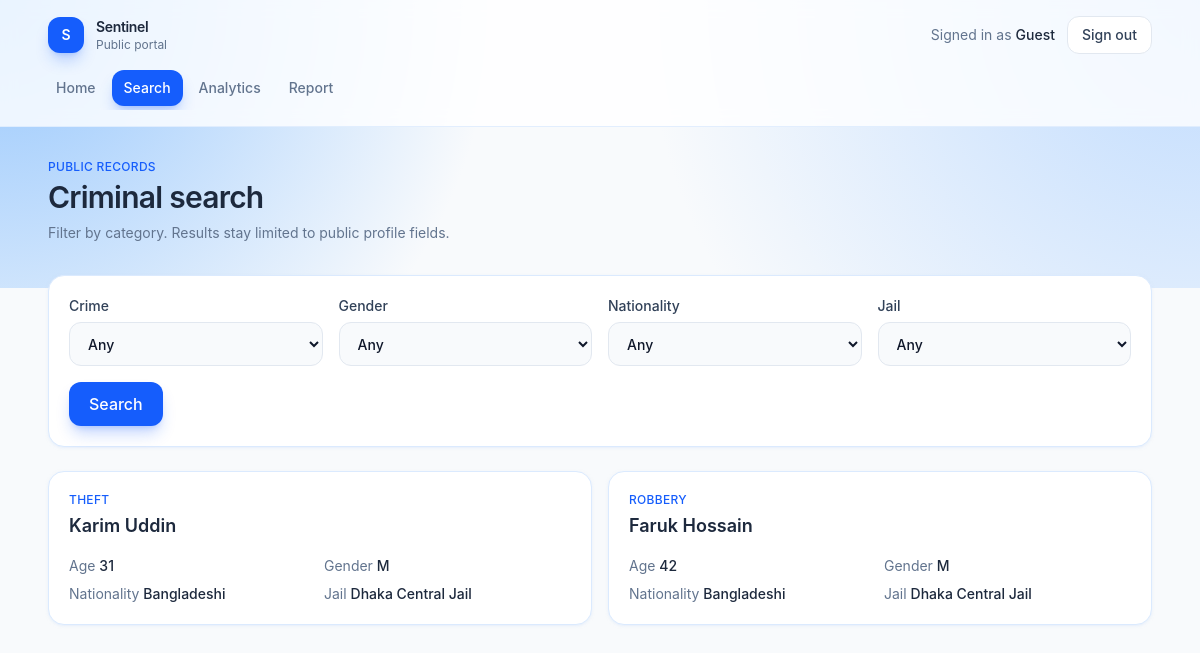
The page /search (signed in) on the database its author committed.
### tables this page shows
CREATE TABLE Criminal (
    CID INTEGER PRIMARY KEY,
    Name TEXT NOT NULL,
    Age INTEGER,
    Crime TEXT,
    Height REAL,
    Gender TEXT,
    Nationality TEXT,
    JID INTEGER,
    time_sentenced TEXT,
    FOREIGN KEY (JID) REFERENCES Jail(JID)
);

### app.py (the view)
@app.route("/search" , methods=["GET", "POST"])
def search_criminals():
    if not check_login():
                return redirect("/login")
    if request.method == "GET":
        db = get_db()
        crime = db.execute("SELECT DISTINCT Crime FROM CRIMINAL").fetchall()
        gender = db.execute("SELECT DISTINCT Gender FROM CRIMINAL").fetchall()
        nationality = db.execute("SELECT DISTINCT Nationality FROM CRIMINAL").fetchall()
        jail = db.execute("SELECT * FROM JAIL").fetchall()
        return render_template("search.html", jails=jail, crimes=crime, genders=gender, nationalities=nationality)

### app.py (called while the page is built)
def get_db():
    if "db" not in g:
        g.db = sqlite3.connect(app.config["DATABASE"])
        g.db.row_factory = sqlite3.Row
    return g.db

def check_login():
    if session.get("loggedin_UID") is None:
        return False
    return True

### templates/search.html (shortened to what this page needs)
{% extends "app.html" %}
{% set filters = filters if filters is defined else {"crime": "", "gender": "", "nationality": "", "jail_id": ""} %}
{% set crimes = crimes if crimes is defined else ["Theft", "Fraud", "Assault", "Robbery", "Drug offense", "Other"] %}
{% set nationalities = nationalities if nationalities is defined else ["Bangladeshi", "Other"] %}
{% set jails = jails if jails is defined else [{"JID": 1, "Name": "Dhaka Central Jail"}, {"JID": 2, "Name": "Kashimpur Central Jail"}] %}
{% set results = results if results is defined else [
    {"CID": 101, "Name": "Karim Uddin", "Age": 31, "Crime": "Theft", "Gender": "M", "Nationality": "Bangladeshi", "jail_name": "Dhaka Central Jail"},
    {"CID": 103, "Name": "Faruk Hossain", "Age": 42, "Crime": "Robbery", "Gender": "M", "Nationality": "Bangladeshi", "jail_name": "Dhaka Central Jail"},
] %}
{% block page %}
<div class="mb-8">
    <p class="text-xs font-medium uppercase tracking-wide text-blue-600">Public records</p>
    <h1 class="mt-1 text-3xl font-semibold tracking-tight text-slate-800">Criminal search</h1>
    <p class="mt-2 text-sm text-slate-500">Filter by category. Results stay limited to public profile fields.</p>
</div>
<article class="rounded-2xl border border-blue-100 bg-white p-5 shadow-sm shadow-blue-100/50">
    <form action="{{ url_for('search_criminals') }}" method="get" class="grid gap-4 sm:grid-cols-2 lg:grid-cols-4">
        <label class="flex flex-col gap-1.5 text-sm font-medium text-slate-700">
            Crime
            <select name="crime" class="h-11 rounded-xl border border-slate-200 bg-slate-50 px-3.5 outline-none focus:border-blue-500 focus:bg-white focus:ring-4 focus:ring-blue-100">
                <option value="">Any</option>
            </select>
        </label>
        <label class="flex flex-col gap-1.5 text-sm font-medium text-slate-700">
            Gender
            <select name="gender" class="h-11 rounded-xl border border-slate-200 bg-slate-50 px-3.5 outline-none focus:border-blue-500 focus:bg-white focus:ring-4 focus:ring-blue-100">
                <option value="">Any</option>
            </select>
        </label>
        <label class="flex flex-col gap-1.5 text-sm font-medium text-slate-700">
            Nationality
            <select name="nationality" class="h-11 rounded-xl border border-slate-200 bg-slate-50 px-3.5 outline-none focus:border-blue-500 focus:bg-white focus:ring-4 focus:ring-blue-100">
                <option value="">Any</option>
            </select>
        </label>
        <label class="flex flex-col gap-1.5 text-sm font-medium text-slate-700">
            Jail
            <select name="jail_id" class="h-11 rounded-xl border border-slate-200 bg-slate-50 px-3.5 outline-none focus:border-blue-500 focus:bg-white focus:ring-4 focus:ring-blue-100">
                <option value="">Any</option>
            </select>
        </label>
        <div class="sm:col-span-2 lg:col-span-4">
            <button type="submit" class="h-11 rounded-xl bg-blue-600 px-5 font-medium text-white shadow-lg shadow-blue-600/25 transition hover:bg-blue-700">Search</button>
        </div>
    </form>
</article>
<section class="mt-6 grid gap-4 sm:grid-cols-2">
    {% if results %}
        {% for person in results %}
        <article class="rounded-2xl border border-blue-100 bg-white p-5 shadow-sm shadow-blue-100/50">
            <p class="text-xs font-medium uppercase tracking-wide text-blue-600">{{ person.Crime or "Unspecified" }}</p>
            <h2 class="mt-1 text-lg font-semibold text-slate-800">{{ person.Name }}</h2>
            <dl class="mt-4 grid grid-cols-2 gap-2 text-sm text-slate-500">
                <div>Age <span class="font-medium text-slate-800">{{ person.Age or "—" }}</span></div>
                <div>Gender <span class="font-medium text-slate-800">{{ person.Gender or "—" }}</span></div>
                <div>Nationality <span class="font-medium text-slate-800">{{ person.Nationality or "—" }}</span></div>
                <div>Jail <span class="font-medium text-slate-800">{{ person.jail_name or "—" }}</span></div>
            </dl>
        </article>
        {% endfor %}
    {% else %}
    <article class="rounded-2xl border border-blue-100 bg-white px-5 py-10 text-center text-sm text-slate-500 sm:col-span-2">
        No matching public records.
    </article>
    {% endif %}
</section>
{% endblock %}

### rows shown on the page
Criminal: Crime "ROBBERY", Name "Faruk Hossain", Age "42", Gender "M", Nationality "Bangladeshi", jail_name "Dhaka Central Jail"

### other values the page prints
{{ "Police desk" if role == "police" else "Public portal" }} "Public portal"
{{ user_name }} "Guest"
{{ label }} "Home Search Analytics Report"
{{ person.Crime or "Unspecified" }} "THEFT"
{{ person.Name }} "Karim Uddin"
{{ person.Age or "—" }} "31"
{{ person.Gender or "—" }} "M"
{{ person.Nationality or "—" }} "Bangladeshi"
{{ person.jail_name or "—" }} "Dhaka Central Jail"
